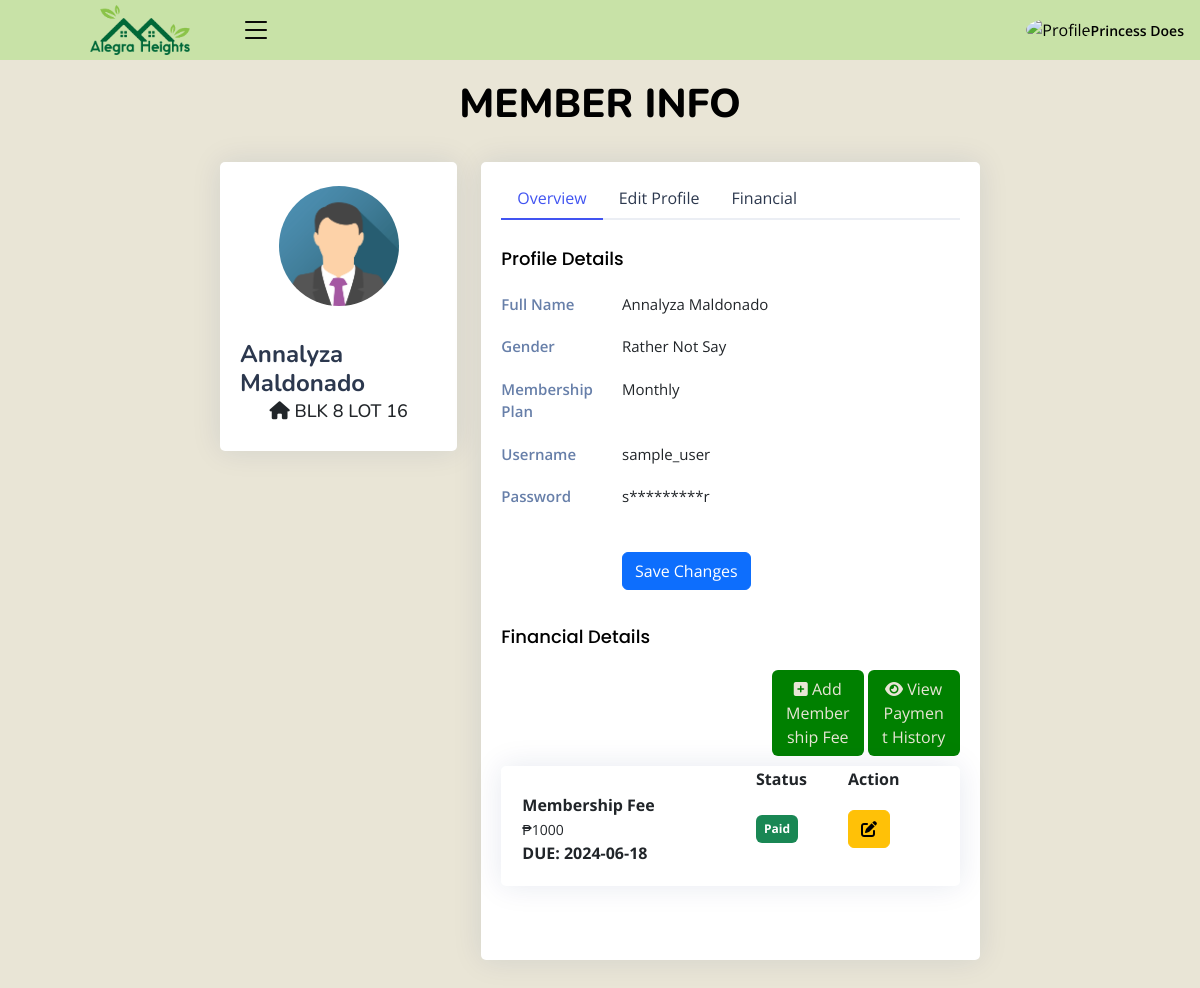
Page /admin/view_member.php?status=view&&id=3 (signed in) on the committed database.
### tables this page shows
CREATE TABLE `members` (
  `id` int(10) NOT NULL,
  `block_number` int(10) NOT NULL,
  `lot_number` int(10) NOT NULL,
  `first_name` varchar(100) NOT NULL,
  `mid_name` varchar(250) NOT NULL,
  `last_name` varchar(100) NOT NULL,
  `gender` varchar(250) NOT NULL,
  `contact` varchar(250) NOT NULL,
  `username` varchar(250) NOT NULL,
  `password` varchar(250) NOT NULL,
  `user_image` varchar(250) NOT NULL,
  `status` int(11) NOT NULL DEFAULT 1,
  `date_added` date DEFAULT current_timestamp(),
  `household_id` int(11) DEFAULT NULL,
  `membership_plan` varchar(255) DEFAULT 'Monthly',
  `residence_type` varchar(255) DEFAULT 'Homeowner'
);

CREATE TABLE `finances` (
  `id` int(11) NOT NULL,
  `user_id` int(11) NOT NULL,
  `amount` int(11) NOT NULL,
  `bal` int(11) NOT NULL,
  `type` varchar(250) NOT NULL DEFAULT 'Membership Fee',
  `date` date NOT NULL DEFAULT current_timestamp(),
  `deadline` date NOT NULL DEFAULT current_timestamp(),
  `status` int(11) NOT NULL
);

### admin/class/adminback.php (called while the page is built, shortened)
<?php
class  adminback
{
    private $connection;
    function __construct()
    {
        $dbhost = "localhost";
        $dbuser = "root";
        $dbpass = "";
        $dbname = "alegra_heights_db";
        $this->connection = mysqli_connect($dbhost, $dbuser, $dbpass, $dbname);
    }
    function display_mem_id($id)
    {
        $query = "SELECT * FROM `members` WHERE `id`=$id";
        if (mysqli_query($this->connection, $query)) {
            $mem_info = mysqli_query($this->connection, $query);
            $mem_fetch = mysqli_fetch_assoc($mem_info);
            return $mem_fetch;
        }
    }
    function display_fin_id($id)
    {
        $query = "SELECT * FROM `finances` WHERE `user_id`=$id  ORDER BY `status` ASC, `date` DESC";
        if(mysqli_query($this->connection, $query)){
            $result = mysqli_query($this->connection, $query);
            return $result;
        }
    }
}

### admin/view_member.php (the view, shortened to what this page needs)
<?php
include_once("class/adminback.php");
$obj = new adminback();
if(isset($_GET['status'])){
  if($_GET['status']=='view'){
  $mem_id = $_GET['id'];
  $mem = $obj->display_mem_id($mem_id);
  $fin = $obj->display_fin_id($mem_id);
  }
}
?>
<!DOCTYPE html>
<html lang="en">
<?php include('header.php')?>
<link rel="stylesheet" href="https://cdn.datatables.net/1.13.4/css/jquery.dataTables.min.css">
<link rel="stylesheet" href="https://cdn.datatables.net/searchpanes/2.1.2/css/searchPanes.dataTables.min.css">
<link rel="stylesheet" href="https://cdn.datatables.net/searchpanes/2.1.2/js/dataTables.searchPanes.min.js">
<body class="toggle-sidebar">
    <?php include('headnav.php')?>
    <main id="main" class="main">
        <div class="pagetitle">
            <h1>MEMBER INFO</h1>
            <br>
        </div>
        <section class="section profile">
            <div style="margin: auto;" class="col-xl-8">
                <div class="row">
                    <div class="col-xl-4">
                        <div class="card">
                            <div class="card-body profile-card pt-4 d-flex flex-column align-items-center">
                                <img src="user_img/<?php echo $mem['user_image']; ?>" alt="Profile"
                                    class="rounded-circle"> <br>
                                <h2><?php echo $mem['first_name']." ".$mem['last_name'] ?></h2>
                                <h3 style="padding-top: 2%;"><i class="fa-solid fa-house"></i>
                                    <?php echo "BLK ".$mem['block_number']." LOT ".$mem['lot_number'] ?></h3>
                            </div>
                        </div>
                    </div>
                    <div class="col-xl-8">
                        <div class="card">
                            <div class="card-body pt-3">
                                <ul class="nav nav-tabs nav-tabs-bordered">
                                    <li class="nav-item">
                                        <button class="nav-link active" data-bs-toggle="tab"
                                            data-bs-target="#profile-overview">Overview</button>
                                    </li>
                                    <li class="nav-item">
                                        <button class="nav-link" data-bs-toggle="tab"
                                            data-bs-target="#profile-edit">Edit Profile</button>
                                    </li>
                                    <li class="nav-item">
                                        <button class="nav-link" data-bs-toggle="tab"
                                            data-bs-target="#finance-edit">Financial</button>
                                    </li>
                                </ul>
                                <div class="tab-content pt-2">
                                    <div class="tab-pane fade show active profile-overview" id="profile-overview">
                                        <h5 class="card-title">Profile Details</h5>
                                        <div class="row">
                                            <div class="col-lg-3 col-md-4 label ">Full Name</div>
                                            <div class="col-lg-9 col-md-8">
                                                <?php echo $mem['first_name']." ".$mem['last_name'] ?></div>
                                        </div>
                                        <div class="row">
                                            <div class="col-lg-3 col-md-4 label ">Gender</div>
                                            <div class="col-lg-9 col-md-8"><?php echo $mem['gender']; ?></div>
                                        </div>
                                        <div class="row">
                                            <div class="col-lg-3 col-md-4 label ">Membership Plan</div>
                                            <div class="col-lg-9 col-md-8"><?php echo $mem['membership_plan']; ?></div>
                                        </div>
                                        <div class="row">
                                            <div class="col-lg-3 col-md-4 label">Username</div>
                                            <div class="col-lg-9 col-md-8"><?php echo $mem['username'];?></div>
                                        </div>
                                        <div class="row">
                                            <div class="col-lg-3 col-md-4 label">Password</div>
                                            <div class="col-lg-9 col-md-8">
                                                <?php echo preg_replace("/(?!^).(?!$)/", "*", $mem['password']);?></div>
                                        </div>
                                    </div>
                                            <div class="row mb-3">
                                                <label for="Email" class="col-md-4 col-lg-3 col-form-label"></label>
                                                <div class="col-md-8 col-lg-9">
                                                    <br>
                                                    <button name="update_mem" type="submit" class="btn btn-primary">Save
                                                        Changes</button>
                                                </div>
                                            </div>
                                    </div>
                                    <div class="tab-pane fade show finance-edit" id="finance-edit">
                                        <h5 class="card-title">Financial Details</h5>
                                        <div class="row">
                                        <form action="" autocomplete="" class="sign-in-form" method="POST"
                                            enctype="multipart/form-data" id = "membership_form">
                                        <button
                                                type="submit" data-bs-toggle="modal"  onclick = "addMembershipFee(event)" name="mem_fee_add" class="btn" style="width: 20%;color:#e9e5d6; background-color: #008000; margin-bottom: 10px; margin-left: 59%;">
                                                <i class="fa-solid fa-square-plus"></i> Add Membership Fee</button>
                                        <button
                                                style="width: 20%;color:#e9e5d6; background-color: #008000; margin-bottom: 10px;"
                                                type="button" data-bs-toggle="modal" data-bs-target="#memhistory" class="btn">
                                                <i class="fa-solid fa-eye"></i> View Payment History</button>
                                                </form>
                                            <div class="col-lg-12">
                                                <div class="card">
                                                    <div class="card-body" style="overflow-x:auto;">
                                                        <div class="table-wrapper">
                                                            <table id="example" class="stripe" style="width:100%">
                                                                <thead>
                                                                    <tr>
                                                                        <th scope="col"></th>
                                                                        <th scope="col">Status</th>
                                                                        <th scope="col">Action</th>
                                                                    </tr>
                                                                </thead>
                                                                <tbody>
                                                                    <?php while($ff = mysqli_fetch_assoc($fin)){ ?>
                                                                    <tr>
                                                                        <td><b><?php echo $ff['type'];?></b><br>
                                                                            <small>
                                                                                ₱<?php echo $ff['amount'];?>
                                                                            </small>
                                                                            <br>
                                                                            <b> DUE:
                                                                                <?php echo $ff['deadline'];?><b>
                                                                        </td>
                                                                        <td>
                                                                                    <?php if ($ff['status'] == 0) { ?>
                                                                                        <span class="badge bg-warning p-2">Unpaid</span>
                                                                                    <?php } elseif ($ff['status'] == 1) { ?>
                                                                                        <span class="badge bg-success p-2">Paid</span>
                                                                                    <?php } ?>
                                                                        </td>
                                                                        <td>
                                                                            <button type="button" data-bs-toggle="modal"
                                                                                data-bs-target="#verticalycentered"
                                                                                data-amount = "<?php echo $ff['amount']; ?>"
                                                                                class="btn btn-warning edit-item-btn"><i
                                                                                    class="fa-solid fa-pen-to-square"></i></button>
                                                                        </td>
                                                                    </tr>
                                                                    <?php } ?>
                                                                </tbody>
                                                            </table>
                                                        </div>
                                                    </div>
                                                </div>
                                            </div>
                                        </div>
                                        <br>
                                    </div>
                                </div>
                            </div>
                        </div>
                    </div>
        </section>
    </main>
</body>
</html>

### admin/assets/css/style.css (style rules this page uses)
:root { scroll-behavior: smooth; }
body { font-family: "Open Sans", sans-serif; background: #E9E5D6; color: #000000; }
h1, h2, h3, h4, h5, h6 { font-family: "Nunito", sans-serif; }
#main { margin-top: 60px; padding: 20px 30px; transition: all 0.3s; }
.pagetitle { margin-bottom: 10px; text-align: center; }
.pagetitle h1 { font-size: 40px; margin-bottom: 0; font-weight: 800; color: #000000; }
.card { margin-bottom: 30px; border: none; border-radius: 5px; box-shadow: 0px 0 30px rgba(1, 41, 112, 0.1); }
.card-title { padding: 20px 0 15px 0; font-size: 18px; font-weight: 500; color: #000000; font-family: "Poppins", sans-serif; }
.card-body { padding: 0 20px 20px 20px; }
.nav-tabs-bordered { text-align: center; border-bottom: 2px solid #ebeef4; }
.nav-tabs-bordered .nav-link { margin-bottom: -2px; border: none; color: #2c384e; }
.nav-tabs-bordered .nav-link.active { background-color: #fff; color: #4154f1; border-bottom: 2px solid #4154f1; }
@media (min-width: 1200px) { #main, #footer { margin-left: 300px; } }
@media (min-width: 1200px) { .toggle-sidebar #main, .toggle-sidebar #footer { margin-left: 0; } }
.profile .profile-card img { max-width: 120px; }
.profile .profile-card h2 { font-size: 24px; font-weight: 700; color: #2c384e; margin: 10px 0 0 0; }
.profile .profile-card h3 { font-size: 18px; }
.profile .profile-overview .row { margin-bottom: 20px; font-size: 15px; }
.profile .profile-overview .card-title { color: #000000; }
.profile .profile-overview .label { font-weight: 600; color: rgba(1, 41, 112, 0.6); }

### rows in the picture
members: user_image (picture), first_name "Annalyza", last_name "Maldonado", block_number "8", lot_number "16", gender "Rather Not Say", membership_plan "Monthly", username "sample_user", password "s*********r"
finances: type "Membership Fee", amount "1000", deadline "2024-06-18", status "Paid"

### other values in the picture
$_SESSION['name'] "Princess Does"
